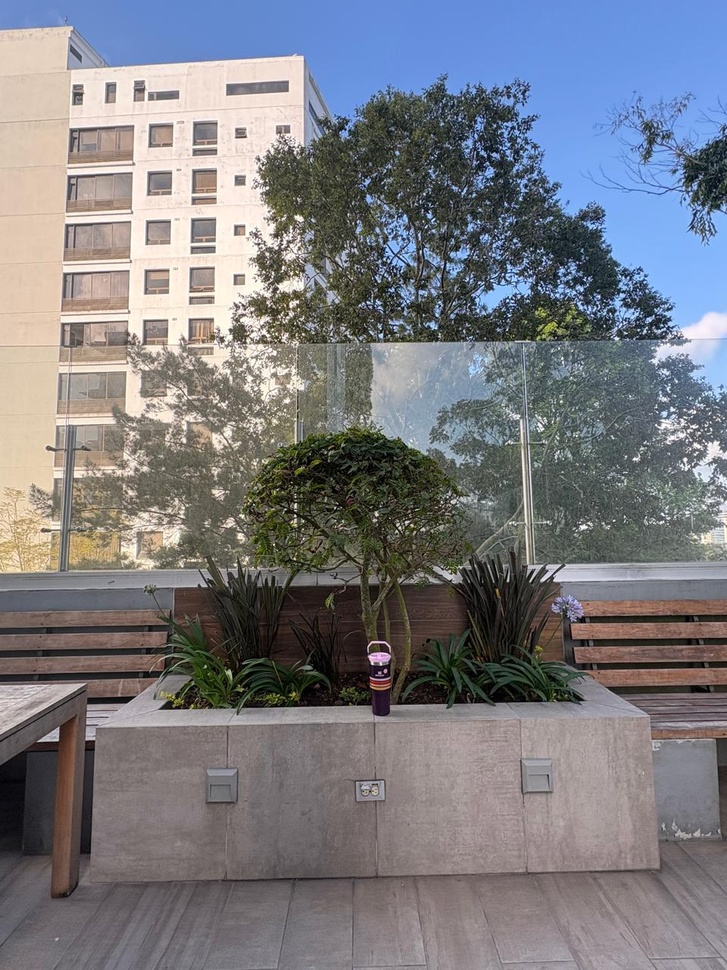
#> input picture img/izquierda1.jpeg, 727 x 970 px, shrunk from 960 x 1280 before the run
$ python Error.py
#> lines starting #> are read from the running program, lines starting #| are printed output that depends on the picture
import cv2
import numpy as np
import matplotlib.pyplot as plt
import pandas as pd

img_left = cv2.imread('img/izquierda1.jpeg')
#> img_left is the input picture: shape (970, 727, 3); mean B, G, R 129, 123.1, 122.6
img_right = cv2.imread('img/derecha1.jpeg')
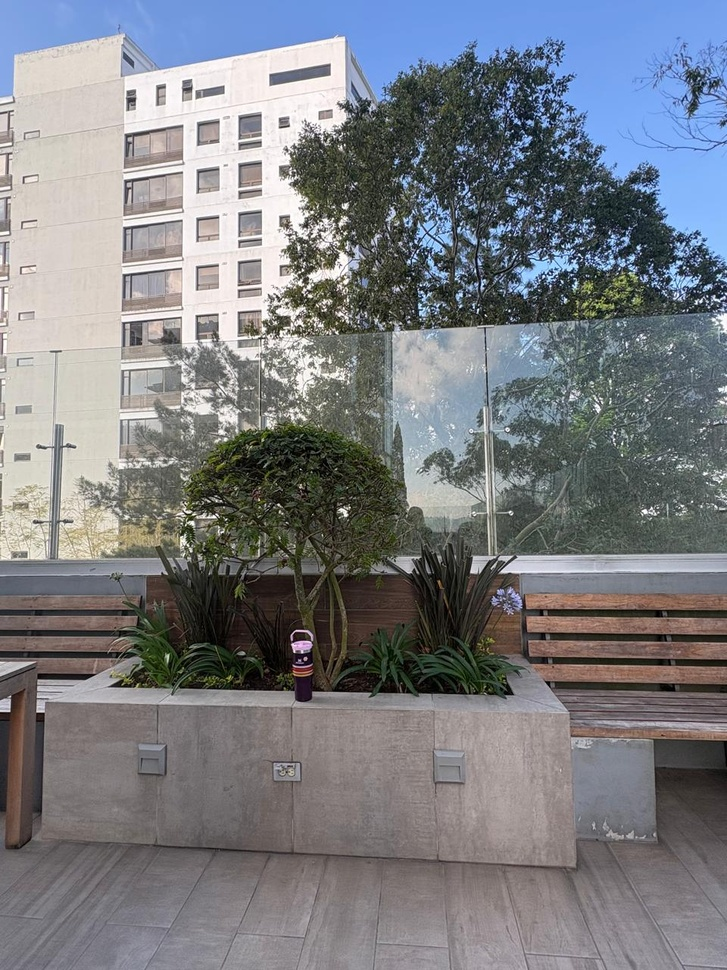
#> input picture img/derecha1.jpeg, 727 x 970 px, shrunk from 960 x 1280 before the run
#> img_right is the input picture: shape (970, 727, 3); mean B, G, R 129.9, 125, 122.7

# escala de grises
gray_left = cv2.cvtColor(img_left, cv2.COLOR_BGR2GRAY)
gray_right = cv2.cvtColor(img_right, cv2.COLOR_BGR2GRAY)
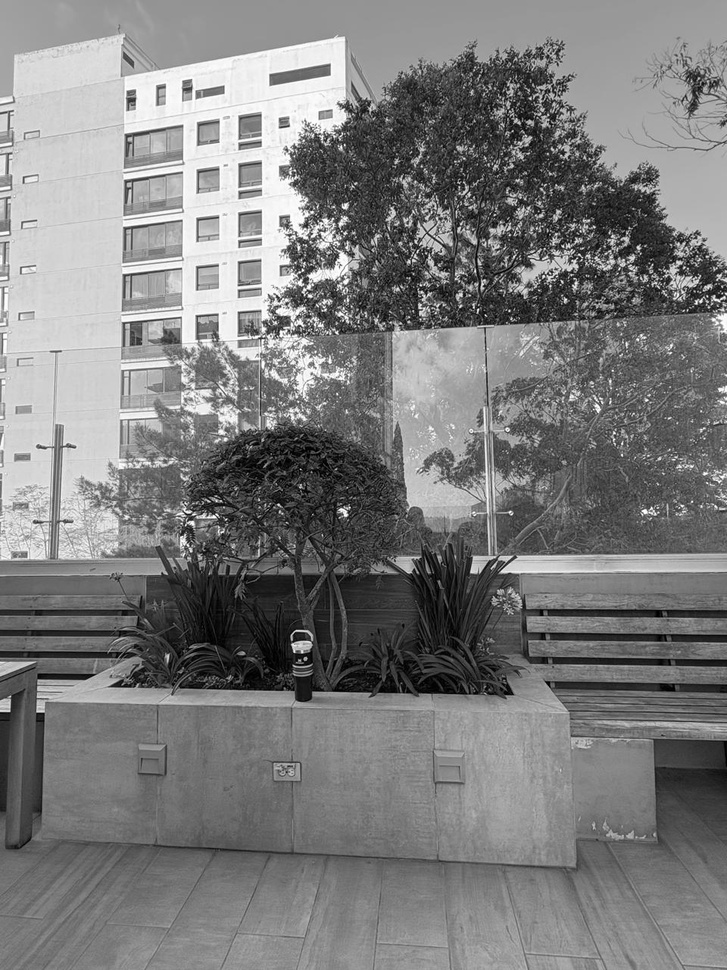
#> gray_right: shape (970, 727); min 0, max 255, mean 124.9

# SIFT y matching FLANN
sift = cv2.SIFT_create()
kp_left, des_left = sift.detectAndCompute(gray_left, None)  # Train (destino)
#> kp_left = 5157 keypoints; strongest (x, y, size): (385, 671, 2.5), (508, 580, 1.9), (372, 663, 1.9), (299, 218, 5)
kp_right, des_right = sift.detectAndCompute(gray_right, None)  # Query (origen)
#> kp_right = 5157 keypoints; strongest (x, y, size): (345, 206, 4.3), (543, 276, 1.9), (562, 282, 1.9), (305, 659, 2.6)

FLANN_INDEX_KDTREE = 1
index_params = dict(algorithm=FLANN_INDEX_KDTREE, trees=5)
search_params = dict(checks=50)

flann = cv2.FlannBasedMatcher(index_params, search_params)

# Derecha es query, izquierda es train
matches = flann.knnMatch(des_right, des_left, k=2)
#> matches = 5157 matches
# print(matches)
# print(len(matches))

good_matches = []
for m, n in matches:
    if m.distance < 0.7 * n.distance:
        good_matches.append(m)
#> after the loop, good_matches = 360 matches

print(f"Good matches encontrados: {len(good_matches)}")
#| Good matches encontrados: 360

img_matches = cv2.drawMatches(img_right, kp_right, img_left, kp_left, good_matches, None, flags=2)
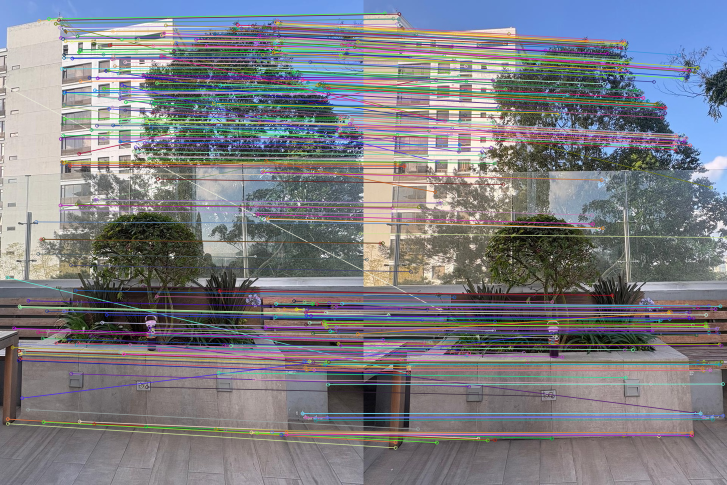
#> img_matches: shape (970, 1454, 3) (shown at 1/2 size); mean B, G, R 130.9, 125, 124.5


# Homografía

# Extraer coordenadas de los x, y
src_pts = np.float32([kp_right[m.queryIdx].pt for m in good_matches]).reshape(-1, 1, 2)
#> src_pts = 360 rows, first 8: [10.04, 172.4], [14.39, 554.5], [15.15, 837.7], [15.15, 837.7], [15.24, 847], [24.99, 694.6], [28.13, 656.3], [36.98, 720.7]
dst_pts = np.float32([kp_left[m.trainIdx].pt for m in good_matches]).reshape(-1, 1, 2)
#> dst_pts = 360 rows, first 8: [153.8, 620.3], [89.77, 746.4], [63.42, 883.8], [63.42, 883.8], [63.57, 895.2], [76.76, 720.1], [39.05, 679.5], [86.01, 749.5]

# RANSAC
M, mask = cv2.findHomography(src_pts, dst_pts, cv2.RANSAC, 5.0)
#> M = [[1.16, -0.031, -68.21], [0.122, 1.08, -25.64], [0.000191, 4.61e-05, 1]]; mask = 360 values, max 1 at index 31, min 0 at index 0, mean 0.344

# Warp * deformación y cálculo del canvas
h_left, w_left = img_left.shape[:2]
#> h_left = 970; w_left = 727
h_right, w_right = img_right.shape[:2]
#> h_right = 970; w_right = 727


#Ancho de  la imagen 1 + el ancho de la imagen 2  (Ancho = i1.w + i2.w)
# alto = de la imagen de imagen más alto
canvas_w = w_left + w_right
#> canvas_w = 1454
canvas_h = max(h_left, h_right)
#> canvas_h = 970


panorama = cv2.warpPerspective(img_right, M, (canvas_w, canvas_h))
panorama[0:img_left.shape[0], 0:img_left.shape[1]] = img_left

dst_rgb = cv2.cvtColor(panorama, cv2.COLOR_BGR2RGB)
plt.imshow(dst_rgb)
plt.show()

# --- 1) Warp de la imagen derecha al canvas ---
h_left, w_left = img_left.shape[:2]
h_right, w_right = img_right.shape[:2]

canvas_w = w_left + w_right
canvas_h = max(h_left, h_right)

warped_right = cv2.warpPerspective(img_right, M, (canvas_w, canvas_h))

# Poner la izquierda en el canvas también
left_canvas = np.zeros((canvas_h, canvas_w, 3), dtype=np.uint8)
left_canvas[0:h_left, 0:w_left] = img_left

# --- 2) Crear máscaras de contenido (para no mezclar zonas negras vacías) ---
mask_warp = cv2.warpPerspective(np.ones((h_right, w_right), dtype=np.uint8)*255, M, (canvas_w, canvas_h))
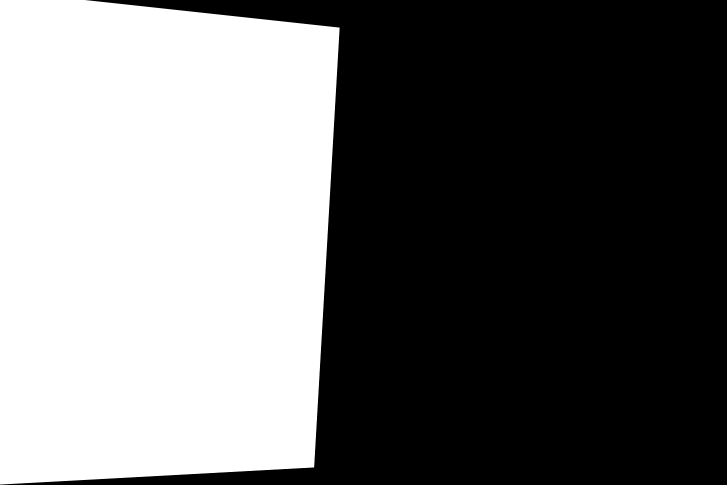
#> mask_warp: shape (970, 1454) (shown at 1/2 size); min 0, max 255, mean 110.2
mask_left = np.zeros((canvas_h, canvas_w), dtype=np.uint8)
mask_left[0:h_left, 0:w_left] = 255

# --- 3) Convertir a gris y construir anaglifo: R=base, G=B=warped ---
gray_left = cv2.cvtColor(left_canvas, cv2.COLOR_BGR2GRAY)
#> gray_left: shape (970, 1454)
gray_warp = cv2.cvtColor(warped_right, cv2.COLOR_BGR2GRAY)
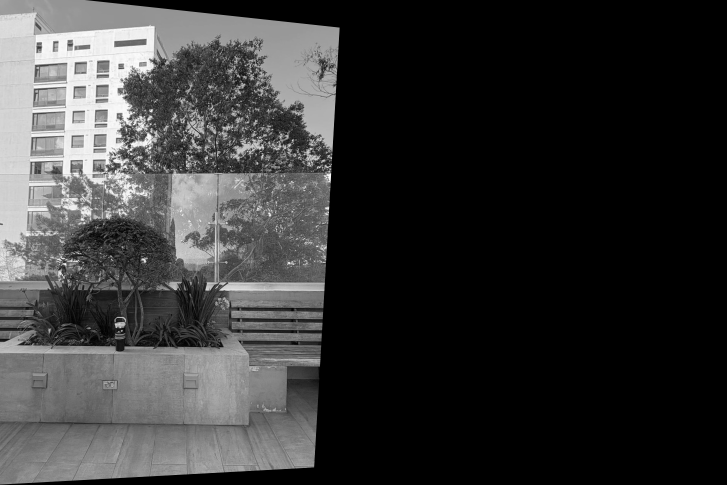
#> gray_warp: shape (970, 1454) (shown at 1/2 size); min 0, max 255, mean 53.4

# Normalizar a 0..255 (uint8) por seguridad
gray_left_u8 = cv2.normalize(gray_left, None, 0, 255, cv2.NORM_MINMAX).astype(np.uint8)
gray_warp_u8 = cv2.normalize(gray_warp, None, 0, 255, cv2.NORM_MINMAX).astype(np.uint8)

anaglyph = np.zeros((canvas_h, canvas_w, 3), dtype=np.uint8)

# Canal Rojo = izquierda (solo donde hay izquierda)
anaglyph[..., 0] = 0  # (esto sería Azul en BGR, lo corregimos abajo con RGB)
anaglyph[..., 1] = 0
anaglyph[..., 2] = 0

# Construimos en RGB directamente para mostrar con matplotlib
anaglyph_rgb = np.zeros((canvas_h, canvas_w, 3), dtype=np.uint8)

# R
anaglyph_rgb[..., 0] = gray_left_u8 * (mask_left > 0)

# G y B (cian)
anaglyph_rgb[..., 1] = gray_warp_u8 * (mask_warp > 0)
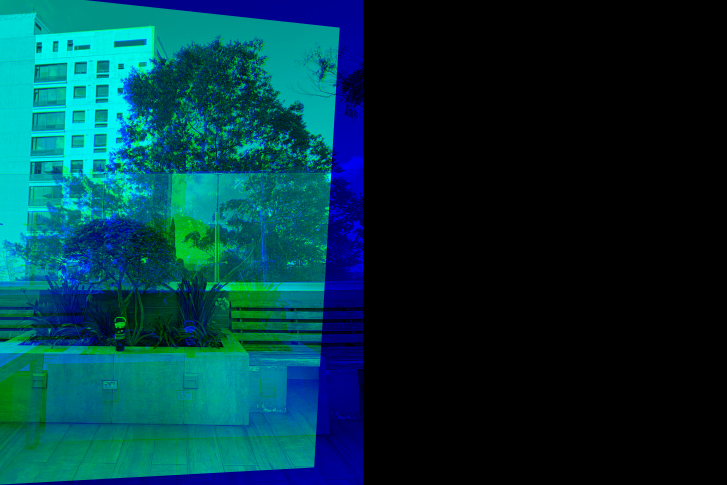
#> anaglyph_rgb: shape (970, 1454, 3) (shown at 1/2 size); mean of channels 0, 1, 2 61.8, 53.4, 0; drawn as B, G, R
anaglyph_rgb[..., 2] = gray_warp_u8 * (mask_warp > 0)
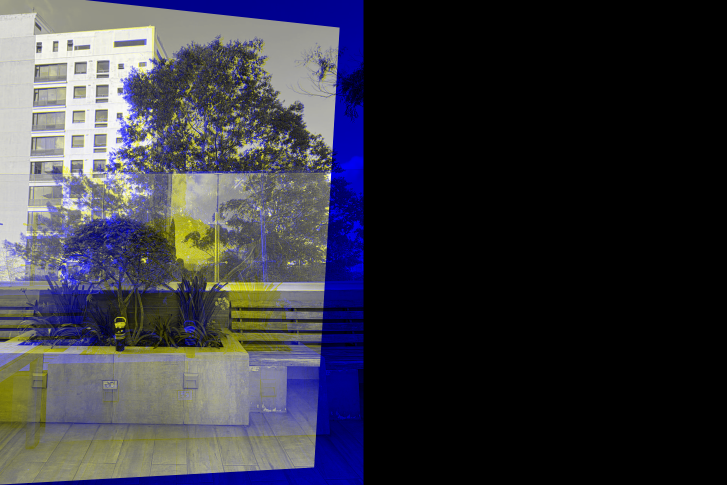
#> anaglyph_rgb: shape (970, 1454, 3) (shown at 1/2 size); mean of channels 0, 1, 2 61.8, 53.4, 53.4; drawn as B, G, R


import numpy as np
import matplotlib.pyplot as plt

# Si te va lento o no registra clicks en notebook, prueba antes:
# %matplotlib qt

plt.figure(figsize=(16, 9))
plt.imshow(anaglyph_rgb)
plt.title(
    "TASK 2.2: Harás 6 clicks:\n"
    "1-2: A (Cercano) rojo->cian | 3-4: B (Medio) rojo->cian | 5-6: C (Fondo) rojo->cian\n"
    "Usa zoom para precisión."
)
plt.axis("off")
#> (the run stopped early here; a loop or call above may not have finished)
